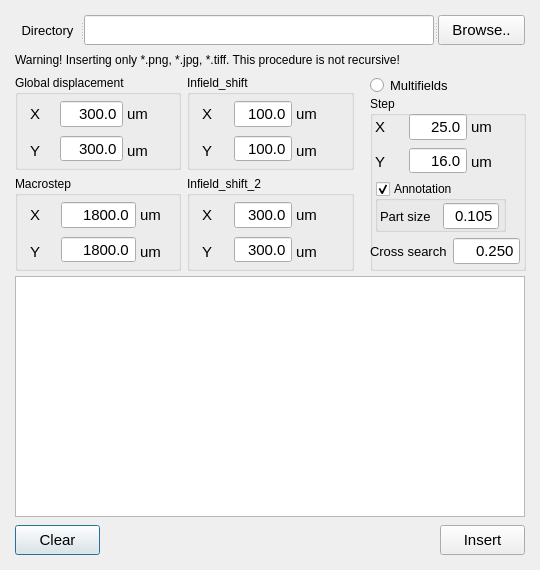
<?xml version="1.0" encoding="UTF-8"?>
<ui version="4.0">
 <class>Dialog</class>
 <widget class="QDialog" name="Dialog">
  <property name="geometry">
   <rect>
    <x>0</x>
    <y>0</y>
    <width>540</width>
    <height>570</height>
   </rect>
  </property>
  <property name="sizePolicy">
   <sizepolicy hsizetype="Fixed" vsizetype="Fixed">
    <horstretch>0</horstretch>
    <verstretch>0</verstretch>
   </sizepolicy>
  </property>
  <property name="minimumSize">
   <size>
    <width>540</width>
    <height>570</height>
   </size>
  </property>
  <property name="maximumSize">
   <size>
    <width>540</width>
    <height>570</height>
   </size>
  </property>
  <property name="windowTitle">
   <string>Inserting images to layout</string>
  </property>
  <property name="locale">
   <locale language="English" country="UnitedStates"/>
  </property>
  <widget class="QTextEdit" name="textEdit">
   <property name="enabled">
    <bool>true</bool>
   </property>
   <property name="geometry">
    <rect>
     <x>15</x>
     <y>276</y>
     <width>510</width>
     <height>241</height>
    </rect>
   </property>
   <property name="font">
    <font>
     <pointsize>11</pointsize>
    </font>
   </property>
   <property name="readOnly">
    <bool>true</bool>
   </property>
  </widget>
  <widget class="QPushButton" name="clear_button">
   <property name="geometry">
    <rect>
     <x>15</x>
     <y>525</y>
     <width>85</width>
     <height>30</height>
    </rect>
   </property>
   <property name="font">
    <font>
     <pointsize>11</pointsize>
    </font>
   </property>
   <property name="text">
    <string>Clear</string>
   </property>
  </widget>
  <widget class="QPushButton" name="insert_button">
   <property name="geometry">
    <rect>
     <x>440</x>
     <y>525</y>
     <width>85</width>
     <height>30</height>
    </rect>
   </property>
   <property name="font">
    <font>
     <pointsize>11</pointsize>
    </font>
   </property>
   <property name="text">
    <string>Insert</string>
   </property>
  </widget>
  <widget class="QSplitter" name="splitter_22">
   <property name="geometry">
    <rect>
     <x>15</x>
     <y>15</y>
     <width>510</width>
     <height>30</height>
    </rect>
   </property>
   <property name="orientation">
    <enum>Qt::Horizontal</enum>
   </property>
   <widget class="QSplitter" name="splitter_19">
    <property name="orientation">
     <enum>Qt::Horizontal</enum>
    </property>
    <widget class="QLabel" name="label">
     <property name="maximumSize">
      <size>
       <width>65</width>
       <height>16777215</height>
      </size>
     </property>
     <property name="font">
      <font>
       <pointsize>10</pointsize>
      </font>
     </property>
     <property name="text">
      <string>Directory</string>
     </property>
     <property name="alignment">
      <set>Qt::AlignCenter</set>
     </property>
    </widget>
    <widget class="QLineEdit" name="filename_str">
     <property name="enabled">
      <bool>true</bool>
     </property>
     <property name="font">
      <font>
       <pointsize>11</pointsize>
      </font>
     </property>
     <property name="readOnly">
      <bool>true</bool>
     </property>
    </widget>
   </widget>
   <widget class="QPushButton" name="browse_button">
    <property name="maximumSize">
     <size>
      <width>87</width>
      <height>16777215</height>
     </size>
    </property>
    <property name="font">
     <font>
      <pointsize>11</pointsize>
     </font>
    </property>
    <property name="text">
     <string>Browse..</string>
    </property>
   </widget>
  </widget>
  <widget class="QLabel" name="label_19">
   <property name="geometry">
    <rect>
     <x>15</x>
     <y>50</y>
     <width>493</width>
     <height>20</height>
    </rect>
   </property>
   <property name="text">
    <string>Warning! Inserting only *.png, *.jpg, *.tiff. This procedure is not recursive!</string>
   </property>
  </widget>
  <widget class="QWidget" name="layoutWidget">
   <property name="geometry">
    <rect>
     <x>0</x>
     <y>0</y>
     <width>2</width>
     <height>2</height>
    </rect>
   </property>
   <layout class="QHBoxLayout" name="horizontalLayout"/>
  </widget>
  <widget class="QSplitter" name="splitter">
   <property name="geometry">
    <rect>
     <x>0</x>
     <y>0</y>
     <width>0</width>
     <height>0</height>
    </rect>
   </property>
   <property name="orientation">
    <enum>Qt::Horizontal</enum>
   </property>
  </widget>
  <widget class="QWidget" name="layoutWidget">
   <property name="geometry">
    <rect>
     <x>15</x>
     <y>75</y>
     <width>511</width>
     <height>196</height>
    </rect>
   </property>
   <layout class="QHBoxLayout" name="horizontalLayout_3">
    <item>
     <layout class="QVBoxLayout" name="verticalLayout_2">
      <item>
       <layout class="QGridLayout" name="gridLayout">
        <item row="0" column="1">
         <widget class="QGroupBox" name="offset">
          <property name="sizePolicy">
           <sizepolicy hsizetype="Minimum" vsizetype="Preferred">
            <horstretch>0</horstretch>
            <verstretch>0</verstretch>
           </sizepolicy>
          </property>
          <property name="font">
           <font>
            <pointsize>9</pointsize>
           </font>
          </property>
          <property name="title">
           <string>Global displacement</string>
          </property>
          <widget class="QWidget" name="layoutWidget_2">
           <property name="geometry">
            <rect>
             <x>15</x>
             <y>22</y>
             <width>122</width>
             <height>70</height>
            </rect>
           </property>
           <layout class="QHBoxLayout" name="horizontalLayout_8">
            <property name="spacing">
             <number>4</number>
            </property>
            <item>
             <layout class="QVBoxLayout" name="verticalLayout_21">
              <item>
               <widget class="QLabel" name="label_27">
                <property name="font">
                 <font>
                  <pointsize>11</pointsize>
                 </font>
                </property>
                <property name="text">
                 <string>X</string>
                </property>
               </widget>
              </item>
              <item>
               <widget class="QLabel" name="label_28">
                <property name="font">
                 <font>
                  <pointsize>11</pointsize>
                 </font>
                </property>
                <property name="text">
                 <string>Y</string>
                </property>
               </widget>
              </item>
             </layout>
            </item>
            <item>
             <layout class="QVBoxLayout" name="verticalLayout_22">
              <item>
               <widget class="QDoubleSpinBox" name="offset_x">
                <property name="minimumSize">
                 <size>
                  <width>0</width>
                  <height>28</height>
                 </size>
                </property>
                <property name="font">
                 <font>
                  <pointsize>11</pointsize>
                 </font>
                </property>
                <property name="locale">
                 <locale language="English" country="UnitedStates"/>
                </property>
                <property name="wrapping">
                 <bool>false</bool>
                </property>
                <property name="frame">
                 <bool>true</bool>
                </property>
                <property name="alignment">
                 <set>Qt::AlignRight|Qt::AlignTrailing|Qt::AlignVCenter</set>
                </property>
                <property name="buttonSymbols">
                 <enum>QAbstractSpinBox::NoButtons</enum>
                </property>
                <property name="accelerated">
                 <bool>false</bool>
                </property>
                <property name="prefix">
                 <string/>
                </property>
                <property name="decimals">
                 <number>1</number>
                </property>
                <property name="minimum">
                 <double>-1200.000000000000000</double>
                </property>
                <property name="maximum">
                 <double>1200.000000000000000</double>
                </property>
                <property name="singleStep">
                 <double>100.000000000000000</double>
                </property>
                <property name="value">
                 <double>300.000000000000000</double>
                </property>
               </widget>
              </item>
              <item>
               <widget class="QDoubleSpinBox" name="offset_y">
                <property name="minimumSize">
                 <size>
                  <width>28</width>
                  <height>0</height>
                 </size>
                </property>
                <property name="font">
                 <font>
                  <pointsize>11</pointsize>
                 </font>
                </property>
                <property name="locale">
                 <locale language="English" country="UnitedStates"/>
                </property>
                <property name="wrapping">
                 <bool>false</bool>
                </property>
                <property name="frame">
                 <bool>true</bool>
                </property>
                <property name="alignment">
                 <set>Qt::AlignRight|Qt::AlignTrailing|Qt::AlignVCenter</set>
                </property>
                <property name="buttonSymbols">
                 <enum>QAbstractSpinBox::NoButtons</enum>
                </property>
                <property name="accelerated">
                 <bool>false</bool>
                </property>
                <property name="prefix">
                 <string/>
                </property>
                <property name="decimals">
                 <number>1</number>
                </property>
                <property name="minimum">
                 <double>-1200.000000000000000</double>
                </property>
                <property name="maximum">
                 <double>1200.000000000000000</double>
                </property>
                <property name="singleStep">
                 <double>100.000000000000000</double>
                </property>
                <property name="value">
                 <double>300.000000000000000</double>
                </property>
               </widget>
              </item>
             </layout>
            </item>
            <item>
             <layout class="QVBoxLayout" name="verticalLayout_23">
              <item>
               <widget class="QLabel" name="label_29">
                <property name="minimumSize">
                 <size>
                  <width>0</width>
                  <height>28</height>
                 </size>
                </property>
                <property name="font">
                 <font>
                  <pointsize>11</pointsize>
                 </font>
                </property>
                <property name="text">
                 <string>um</string>
                </property>
               </widget>
              </item>
              <item>
               <widget class="QLabel" name="label_30">
                <property name="minimumSize">
                 <size>
                  <width>0</width>
                  <height>28</height>
                 </size>
                </property>
                <property name="font">
                 <font>
                  <pointsize>11</pointsize>
                 </font>
                </property>
                <property name="text">
                 <string>um</string>
                </property>
               </widget>
              </item>
             </layout>
            </item>
           </layout>
          </widget>
         </widget>
        </item>
       </layout>
      </item>
      <item>
       <layout class="QGridLayout" name="gridLayout_2">
        <item row="0" column="1">
         <widget class="QGroupBox" name="macrostep">
          <property name="sizePolicy">
           <sizepolicy hsizetype="Minimum" vsizetype="Preferred">
            <horstretch>0</horstretch>
            <verstretch>0</verstretch>
           </sizepolicy>
          </property>
          <property name="font">
           <font>
            <pointsize>9</pointsize>
           </font>
          </property>
          <property name="title">
           <string>Macrostep</string>
          </property>
          <widget class="QWidget" name="layoutWidget_3">
           <property name="geometry">
            <rect>
             <x>15</x>
             <y>22</y>
             <width>137</width>
             <height>70</height>
            </rect>
           </property>
           <layout class="QHBoxLayout" name="horizontalLayout_10">
            <property name="spacing">
             <number>4</number>
            </property>
            <item>
             <layout class="QVBoxLayout" name="verticalLayout_27">
              <item>
               <widget class="QLabel" name="label_35">
                <property name="font">
                 <font>
                  <pointsize>11</pointsize>
                 </font>
                </property>
                <property name="text">
                 <string>X</string>
                </property>
               </widget>
              </item>
              <item>
               <widget class="QLabel" name="label_36">
                <property name="font">
                 <font>
                  <pointsize>11</pointsize>
                 </font>
                </property>
                <property name="text">
                 <string>Y</string>
                </property>
               </widget>
              </item>
             </layout>
            </item>
            <item>
             <layout class="QVBoxLayout" name="verticalLayout_28">
              <item>
               <widget class="QDoubleSpinBox" name="macrostep_x">
                <property name="minimumSize">
                 <size>
                  <width>0</width>
                  <height>28</height>
                 </size>
                </property>
                <property name="font">
                 <font>
                  <pointsize>11</pointsize>
                 </font>
                </property>
                <property name="locale">
                 <locale language="English" country="UnitedStates"/>
                </property>
                <property name="wrapping">
                 <bool>false</bool>
                </property>
                <property name="frame">
                 <bool>true</bool>
                </property>
                <property name="alignment">
                 <set>Qt::AlignRight|Qt::AlignTrailing|Qt::AlignVCenter</set>
                </property>
                <property name="buttonSymbols">
                 <enum>QAbstractSpinBox::NoButtons</enum>
                </property>
                <property name="accelerated">
                 <bool>false</bool>
                </property>
                <property name="prefix">
                 <string/>
                </property>
                <property name="decimals">
                 <number>1</number>
                </property>
                <property name="minimum">
                 <double>0.000000000000000</double>
                </property>
                <property name="maximum">
                 <double>120000.000000000000000</double>
                </property>
                <property name="singleStep">
                 <double>100.000000000000000</double>
                </property>
                <property name="value">
                 <double>1800.000000000000000</double>
                </property>
               </widget>
              </item>
              <item>
               <widget class="QDoubleSpinBox" name="macrostep_y">
                <property name="minimumSize">
                 <size>
                  <width>28</width>
                  <height>0</height>
                 </size>
                </property>
                <property name="font">
                 <font>
                  <pointsize>11</pointsize>
                 </font>
                </property>
                <property name="locale">
                 <locale language="English" country="UnitedStates"/>
                </property>
                <property name="wrapping">
                 <bool>false</bool>
                </property>
                <property name="frame">
                 <bool>true</bool>
                </property>
                <property name="alignment">
                 <set>Qt::AlignRight|Qt::AlignTrailing|Qt::AlignVCenter</set>
                </property>
                <property name="buttonSymbols">
                 <enum>QAbstractSpinBox::NoButtons</enum>
                </property>
                <property name="accelerated">
                 <bool>false</bool>
                </property>
                <property name="prefix">
                 <string/>
                </property>
                <property name="decimals">
                 <number>1</number>
                </property>
                <property name="minimum">
                 <double>0.000000000000000</double>
                </property>
                <property name="maximum">
                 <double>120000.000000000000000</double>
                </property>
                <property name="singleStep">
                 <double>100.000000000000000</double>
                </property>
                <property name="value">
                 <double>1800.000000000000000</double>
                </property>
               </widget>
              </item>
             </layout>
            </item>
            <item>
             <layout class="QVBoxLayout" name="verticalLayout_29">
              <item>
               <widget class="QLabel" name="label_37">
                <property name="minimumSize">
                 <size>
                  <width>0</width>
                  <height>28</height>
                 </size>
                </property>
                <property name="font">
                 <font>
                  <pointsize>11</pointsize>
                 </font>
                </property>
                <property name="text">
                 <string>um</string>
                </property>
               </widget>
              </item>
              <item>
               <widget class="QLabel" name="label_38">
                <property name="minimumSize">
                 <size>
                  <width>0</width>
                  <height>28</height>
                 </size>
                </property>
                <property name="font">
                 <font>
                  <pointsize>11</pointsize>
                 </font>
                </property>
                <property name="text">
                 <string>um</string>
                </property>
               </widget>
              </item>
             </layout>
            </item>
           </layout>
          </widget>
         </widget>
        </item>
       </layout>
      </item>
     </layout>
    </item>
    <item>
     <layout class="QVBoxLayout" name="verticalLayout_3">
      <item>
       <layout class="QGridLayout" name="gridLayout_3">
        <item row="0" column="1">
         <widget class="QGroupBox" name="infield_shift">
          <property name="sizePolicy">
           <sizepolicy hsizetype="Minimum" vsizetype="Preferred">
            <horstretch>0</horstretch>
            <verstretch>0</verstretch>
           </sizepolicy>
          </property>
          <property name="font">
           <font>
            <pointsize>9</pointsize>
           </font>
          </property>
          <property name="title">
           <string>Infield_shift</string>
          </property>
          <widget class="QWidget" name="layoutWidget_6">
           <property name="geometry">
            <rect>
             <x>15</x>
             <y>22</y>
             <width>122</width>
             <height>70</height>
            </rect>
           </property>
           <layout class="QHBoxLayout" name="horizontalLayout_9">
            <property name="spacing">
             <number>4</number>
            </property>
            <item>
             <layout class="QVBoxLayout" name="verticalLayout_24">
              <item>
               <widget class="QLabel" name="label_31">
                <property name="font">
                 <font>
                  <pointsize>11</pointsize>
                 </font>
                </property>
                <property name="text">
                 <string>X</string>
                </property>
               </widget>
              </item>
              <item>
               <widget class="QLabel" name="label_32">
                <property name="font">
                 <font>
                  <pointsize>11</pointsize>
                 </font>
                </property>
                <property name="text">
                 <string>Y</string>
                </property>
               </widget>
              </item>
             </layout>
            </item>
            <item>
             <layout class="QVBoxLayout" name="verticalLayout_25">
              <item>
               <widget class="QDoubleSpinBox" name="infield_shift_x">
                <property name="minimumSize">
                 <size>
                  <width>0</width>
                  <height>28</height>
                 </size>
                </property>
                <property name="font">
                 <font>
                  <pointsize>11</pointsize>
                 </font>
                </property>
                <property name="locale">
                 <locale language="English" country="UnitedStates"/>
                </property>
                <property name="wrapping">
                 <bool>false</bool>
                </property>
                <property name="frame">
                 <bool>true</bool>
                </property>
                <property name="alignment">
                 <set>Qt::AlignRight|Qt::AlignTrailing|Qt::AlignVCenter</set>
                </property>
                <property name="buttonSymbols">
                 <enum>QAbstractSpinBox::NoButtons</enum>
                </property>
                <property name="accelerated">
                 <bool>false</bool>
                </property>
                <property name="prefix">
                 <string/>
                </property>
                <property name="decimals">
                 <number>1</number>
                </property>
                <property name="minimum">
                 <double>0.000000000000000</double>
                </property>
                <property name="maximum">
                 <double>1200.000000000000000</double>
                </property>
                <property name="singleStep">
                 <double>1.000000000000000</double>
                </property>
                <property name="value">
                 <double>100.000000000000000</double>
                </property>
               </widget>
              </item>
              <item>
               <widget class="QDoubleSpinBox" name="infield_shift_y">
                <property name="minimumSize">
                 <size>
                  <width>28</width>
                  <height>0</height>
                 </size>
                </property>
                <property name="font">
                 <font>
                  <pointsize>11</pointsize>
                 </font>
                </property>
                <property name="locale">
                 <locale language="English" country="UnitedStates"/>
                </property>
                <property name="wrapping">
                 <bool>false</bool>
                </property>
                <property name="frame">
                 <bool>true</bool>
                </property>
                <property name="alignment">
                 <set>Qt::AlignRight|Qt::AlignTrailing|Qt::AlignVCenter</set>
                </property>
                <property name="buttonSymbols">
                 <enum>QAbstractSpinBox::NoButtons</enum>
                </property>
                <property name="accelerated">
                 <bool>false</bool>
                </property>
                <property name="prefix">
                 <string/>
                </property>
                <property name="decimals">
                 <number>1</number>
                </property>
                <property name="minimum">
                 <double>0.000000000000000</double>
                </property>
                <property name="maximum">
                 <double>1200.000000000000000</double>
                </property>
                <property name="singleStep">
                 <double>1.000000000000000</double>
                </property>
                <property name="value">
                 <double>100.000000000000000</double>
                </property>
               </widget>
              </item>
             </layout>
            </item>
            <item>
             <layout class="QVBoxLayout" name="verticalLayout_26">
              <item>
               <widget class="QLabel" name="label_33">
                <property name="minimumSize">
                 <size>
                  <width>0</width>
                  <height>28</height>
                 </size>
                </property>
                <property name="font">
                 <font>
                  <pointsize>11</pointsize>
                 </font>
                </property>
                <property name="text">
                 <string>um</string>
                </property>
               </widget>
              </item>
              <item>
               <widget class="QLabel" name="label_34">
                <property name="minimumSize">
                 <size>
                  <width>0</width>
                  <height>28</height>
                 </size>
                </property>
                <property name="font">
                 <font>
                  <pointsize>11</pointsize>
                 </font>
                </property>
                <property name="text">
                 <string>um</string>
                </property>
               </widget>
              </item>
             </layout>
            </item>
           </layout>
          </widget>
         </widget>
        </item>
       </layout>
      </item>
      <item>
       <layout class="QGridLayout" name="gridLayout_4">
        <item row="0" column="1">
         <widget class="QGroupBox" name="infield_shift_2">
          <property name="sizePolicy">
           <sizepolicy hsizetype="Minimum" vsizetype="Preferred">
            <horstretch>0</horstretch>
            <verstretch>0</verstretch>
           </sizepolicy>
          </property>
          <property name="font">
           <font>
            <pointsize>9</pointsize>
           </font>
          </property>
          <property name="title">
           <string>Infield_shift_2</string>
          </property>
          <widget class="QWidget" name="layoutWidget_8">
           <property name="geometry">
            <rect>
             <x>15</x>
             <y>22</y>
             <width>122</width>
             <height>70</height>
            </rect>
           </property>
           <layout class="QHBoxLayout" name="horizontalLayout_12">
            <property name="spacing">
             <number>4</number>
            </property>
            <item>
             <layout class="QVBoxLayout" name="verticalLayout_33">
              <item>
               <widget class="QLabel" name="label_43">
                <property name="font">
                 <font>
                  <pointsize>11</pointsize>
                 </font>
                </property>
                <property name="text">
                 <string>X</string>
                </property>
               </widget>
              </item>
              <item>
               <widget class="QLabel" name="label_44">
                <property name="font">
                 <font>
                  <pointsize>11</pointsize>
                 </font>
                </property>
                <property name="text">
                 <string>Y</string>
                </property>
               </widget>
              </item>
             </layout>
            </item>
            <item>
             <layout class="QVBoxLayout" name="verticalLayout_34">
              <item>
               <widget class="QDoubleSpinBox" name="infield_shift_2_x">
                <property name="minimumSize">
                 <size>
                  <width>0</width>
                  <height>28</height>
                 </size>
                </property>
                <property name="font">
                 <font>
                  <pointsize>11</pointsize>
                 </font>
                </property>
                <property name="locale">
                 <locale language="English" country="UnitedStates"/>
                </property>
                <property name="wrapping">
                 <bool>false</bool>
                </property>
                <property name="frame">
                 <bool>true</bool>
                </property>
                <property name="alignment">
                 <set>Qt::AlignRight|Qt::AlignTrailing|Qt::AlignVCenter</set>
                </property>
                <property name="buttonSymbols">
                 <enum>QAbstractSpinBox::NoButtons</enum>
                </property>
                <property name="accelerated">
                 <bool>false</bool>
                </property>
                <property name="prefix">
                 <string/>
                </property>
                <property name="decimals">
                 <number>1</number>
                </property>
                <property name="minimum">
                 <double>0.000000000000000</double>
                </property>
                <property name="maximum">
                 <double>1200.000000000000000</double>
                </property>
                <property name="singleStep">
                 <double>1.000000000000000</double>
                </property>
                <property name="value">
                 <double>300.000000000000000</double>
                </property>
               </widget>
              </item>
              <item>
               <widget class="QDoubleSpinBox" name="infield_shift_2_y">
                <property name="minimumSize">
                 <size>
                  <width>28</width>
                  <height>0</height>
                 </size>
                </property>
                <property name="font">
                 <font>
                  <pointsize>11</pointsize>
                 </font>
                </property>
                <property name="locale">
                 <locale language="English" country="UnitedStates"/>
                </property>
                <property name="wrapping">
                 <bool>false</bool>
                </property>
                <property name="frame">
                 <bool>true</bool>
                </property>
                <property name="alignment">
                 <set>Qt::AlignRight|Qt::AlignTrailing|Qt::AlignVCenter</set>
                </property>
                <property name="buttonSymbols">
                 <enum>QAbstractSpinBox::NoButtons</enum>
                </property>
                <property name="accelerated">
                 <bool>false</bool>
                </property>
                <property name="prefix">
                 <string/>
                </property>
                <property name="decimals">
                 <number>1</number>
                </property>
                <property name="minimum">
                 <double>0.000000000000000</double>
                </property>
                <property name="maximum">
                 <double>1200.000000000000000</double>
                </property>
                <property name="singleStep">
                 <double>1.000000000000000</double>
                </property>
                <property name="value">
                 <double>300.000000000000000</double>
                </property>
               </widget>
              </item>
             </layout>
            </item>
            <item>
             <layout class="QVBoxLayout" name="verticalLayout_35">
              <item>
               <widget class="QLabel" name="label_45">
                <property name="minimumSize">
                 <size>
                  <width>0</width>
                  <height>28</height>
                 </size>
                </property>
                <property name="font">
                 <font>
                  <pointsize>11</pointsize>
                 </font>
                </property>
                <property name="text">
                 <string>um</string>
                </property>
               </widget>
              </item>
              <item>
               <widget class="QLabel" name="label_46">
                <property name="minimumSize">
                 <size>
                  <width>0</width>
                  <height>28</height>
                 </size>
                </property>
                <property name="font">
                 <font>
                  <pointsize>11</pointsize>
                 </font>
                </property>
                <property name="text">
                 <string>um</string>
                </property>
               </widget>
              </item>
             </layout>
            </item>
           </layout>
          </widget>
         </widget>
        </item>
       </layout>
      </item>
     </layout>
    </item>
    <item>
     <layout class="QVBoxLayout" name="verticalLayout">
      <property name="spacing">
       <number>0</number>
      </property>
      <property name="leftMargin">
       <number>10</number>
      </property>
      <property name="rightMargin">
       <number>0</number>
      </property>
      <item>
       <widget class="QRadioButton" name="multifields">
        <property name="font">
         <font>
          <pointsize>10</pointsize>
         </font>
        </property>
        <property name="text">
         <string>Multifields</string>
        </property>
       </widget>
      </item>
      <item>
       <widget class="QGroupBox" name="step">
        <property name="sizePolicy">
         <sizepolicy hsizetype="Minimum" vsizetype="Preferred">
          <horstretch>0</horstretch>
          <verstretch>0</verstretch>
         </sizepolicy>
        </property>
        <property name="font">
         <font>
          <pointsize>9</pointsize>
         </font>
        </property>
        <property name="title">
         <string>Step</string>
        </property>
        <widget class="QWidget" name="layoutWidget_4">
         <property name="geometry">
          <rect>
           <x>5</x>
           <y>15</y>
           <width>126</width>
           <height>66</height>
          </rect>
         </property>
         <layout class="QHBoxLayout" name="horizontalLayout_11">
          <property name="spacing">
           <number>4</number>
          </property>
          <item>
           <layout class="QVBoxLayout" name="verticalLayout_30">
            <item>
             <widget class="QLabel" name="label_39">
              <property name="font">
               <font>
                <pointsize>11</pointsize>
               </font>
              </property>
              <property name="text">
               <string>X</string>
              </property>
             </widget>
            </item>
            <item>
             <widget class="QLabel" name="label_40">
              <property name="font">
               <font>
                <pointsize>11</pointsize>
               </font>
              </property>
              <property name="text">
               <string>Y</string>
              </property>
             </widget>
            </item>
           </layout>
          </item>
          <item>
           <layout class="QVBoxLayout" name="verticalLayout_31">
            <item>
             <widget class="QDoubleSpinBox" name="step_x">
              <property name="minimumSize">
               <size>
                <width>0</width>
                <height>28</height>
               </size>
              </property>
              <property name="font">
               <font>
                <pointsize>11</pointsize>
               </font>
              </property>
              <property name="locale">
               <locale language="English" country="UnitedStates"/>
              </property>
              <property name="wrapping">
               <bool>false</bool>
              </property>
              <property name="frame">
               <bool>true</bool>
              </property>
              <property name="alignment">
               <set>Qt::AlignRight|Qt::AlignTrailing|Qt::AlignVCenter</set>
              </property>
              <property name="buttonSymbols">
               <enum>QAbstractSpinBox::NoButtons</enum>
              </property>
              <property name="accelerated">
               <bool>false</bool>
              </property>
              <property name="prefix">
               <string/>
              </property>
              <property name="decimals">
               <number>1</number>
              </property>
              <property name="minimum">
               <double>0.000000000000000</double>
              </property>
              <property name="maximum">
               <double>1200.000000000000000</double>
              </property>
              <property name="singleStep">
               <double>1.000000000000000</double>
              </property>
              <property name="value">
               <double>25.000000000000000</double>
              </property>
             </widget>
            </item>
            <item>
             <widget class="QDoubleSpinBox" name="step_y">
              <property name="minimumSize">
               <size>
                <width>28</width>
                <height>0</height>
               </size>
              </property>
              <property name="font">
               <font>
                <pointsize>11</pointsize>
               </font>
              </property>
              <property name="locale">
               <locale language="English" country="UnitedStates"/>
              </property>
              <property name="wrapping">
               <bool>false</bool>
              </property>
              <property name="frame">
               <bool>true</bool>
              </property>
              <property name="alignment">
               <set>Qt::AlignRight|Qt::AlignTrailing|Qt::AlignVCenter</set>
              </property>
              <property name="buttonSymbols">
               <enum>QAbstractSpinBox::NoButtons</enum>
              </property>
              <property name="accelerated">
               <bool>false</bool>
              </property>
              <property name="prefix">
               <string/>
              </property>
              <property name="decimals">
               <number>1</number>
              </property>
              <property name="minimum">
               <double>0.000000000000000</double>
              </property>
              <property name="maximum">
               <double>1200.000000000000000</double>
              </property>
              <property name="singleStep">
               <double>1.000000000000000</double>
              </property>
              <property name="value">
               <double>16.000000000000000</double>
              </property>
             </widget>
            </item>
           </layout>
          </item>
          <item>
           <layout class="QVBoxLayout" name="verticalLayout_32">
            <item>
             <widget class="QLabel" name="label_41">
              <property name="minimumSize">
               <size>
                <width>0</width>
                <height>28</height>
               </size>
              </property>
              <property name="font">
               <font>
                <pointsize>11</pointsize>
               </font>
              </property>
              <property name="text">
               <string>um</string>
              </property>
             </widget>
            </item>
            <item>
             <widget class="QLabel" name="label_42">
              <property name="minimumSize">
               <size>
                <width>0</width>
                <height>28</height>
               </size>
              </property>
              <property name="font">
               <font>
                <pointsize>11</pointsize>
               </font>
              </property>
              <property name="text">
               <string>um</string>
              </property>
             </widget>
            </item>
           </layout>
          </item>
         </layout>
        </widget>
        <widget class="QGroupBox" name="with_annotation">
         <property name="geometry">
          <rect>
           <x>5</x>
           <y>85</y>
           <width>131</width>
           <height>51</height>
          </rect>
         </property>
         <property name="title">
          <string>Annotation</string>
         </property>
         <property name="checkable">
          <bool>true</bool>
         </property>
         <widget class="QWidget" name="layoutWidget">
          <property name="geometry">
           <rect>
            <x>5</x>
            <y>20</y>
            <width>119</width>
            <height>30</height>
           </rect>
          </property>
          <layout class="QHBoxLayout" name="horizontalLayout_2">
           <item>
            <widget class="QLabel" name="label_2">
             <property name="font">
              <font>
               <pointsize>10</pointsize>
              </font>
             </property>
             <property name="text">
              <string>Part size</string>
             </property>
            </widget>
           </item>
           <item>
            <widget class="QDoubleSpinBox" name="annotation">
             <property name="minimumSize">
              <size>
               <width>0</width>
               <height>28</height>
              </size>
             </property>
             <property name="font">
              <font>
               <pointsize>11</pointsize>
              </font>
             </property>
             <property name="locale">
              <locale language="English" country="UnitedStates"/>
             </property>
             <property name="wrapping">
              <bool>false</bool>
             </property>
             <property name="frame">
              <bool>true</bool>
             </property>
             <property name="alignment">
              <set>Qt::AlignRight|Qt::AlignTrailing|Qt::AlignVCenter</set>
             </property>
             <property name="buttonSymbols">
              <enum>QAbstractSpinBox::NoButtons</enum>
             </property>
             <property name="accelerated">
              <bool>false</bool>
             </property>
             <property name="prefix">
              <string/>
             </property>
             <property name="decimals">
              <number>3</number>
             </property>
             <property name="minimum">
              <double>0.000000000000000</double>
             </property>
             <property name="maximum">
              <double>1.000000000000000</double>
             </property>
             <property name="singleStep">
              <double>0.001000000000000</double>
             </property>
             <property name="value">
              <double>0.105000000000000</double>
             </property>
            </widget>
           </item>
          </layout>
         </widget>
        </widget>
        <widget class="QWidget" name="layoutWidget_5">
         <property name="geometry">
          <rect>
           <x>0</x>
           <y>140</y>
           <width>150</width>
           <height>30</height>
          </rect>
         </property>
         <layout class="QHBoxLayout" name="horizontalLayout_4">
          <item>
           <widget class="QLabel" name="label_3">
            <property name="font">
             <font>
              <pointsize>10</pointsize>
             </font>
            </property>
            <property name="text">
             <string>Cross search</string>
            </property>
           </widget>
          </item>
          <item>
           <widget class="QDoubleSpinBox" name="cross_search">
            <property name="minimumSize">
             <size>
              <width>0</width>
              <height>28</height>
             </size>
            </property>
            <property name="font">
             <font>
              <pointsize>11</pointsize>
             </font>
            </property>
            <property name="locale">
             <locale language="English" country="UnitedStates"/>
            </property>
            <property name="wrapping">
             <bool>false</bool>
            </property>
            <property name="frame">
             <bool>true</bool>
            </property>
            <property name="alignment">
             <set>Qt::AlignRight|Qt::AlignTrailing|Qt::AlignVCenter</set>
            </property>
            <property name="buttonSymbols">
             <enum>QAbstractSpinBox::NoButtons</enum>
            </property>
            <property name="accelerated">
             <bool>false</bool>
            </property>
            <property name="prefix">
             <string/>
            </property>
            <property name="decimals">
             <number>3</number>
            </property>
            <property name="minimum">
             <double>0.000000000000000</double>
            </property>
            <property name="maximum">
             <double>1.000000000000000</double>
            </property>
            <property name="singleStep">
             <double>0.001000000000000</double>
            </property>
            <property name="value">
             <double>0.250000000000000</double>
            </property>
           </widget>
          </item>
         </layout>
        </widget>
       </widget>
      </item>
     </layout>
    </item>
   </layout>
  </widget>
  <zorder>splitter</zorder>
  <zorder>layoutWidget</zorder>
  <zorder>layoutWidget</zorder>
  <zorder>textEdit</zorder>
  <zorder>clear_button</zorder>
  <zorder>insert_button</zorder>
  <zorder>splitter_22</zorder>
  <zorder>label_19</zorder>
 </widget>
 <resources/>
 <connections/>
</ui>
